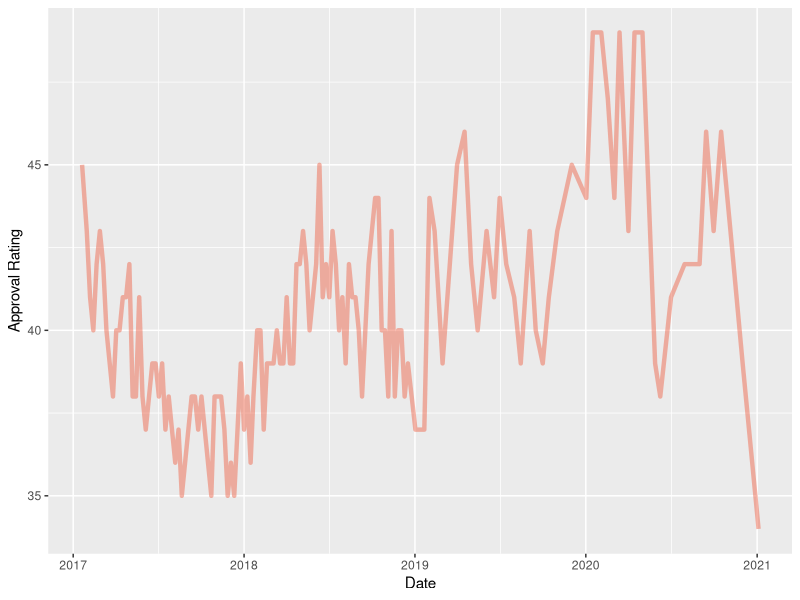

Write the R code that produced this figure. (Note: this script raises an error after producing the figure.)
## ---- chunk 1
library(tidyverse)
library(ggplot2)
library(dplyr)
library(zoo)
library(broom)
## ---- chunk 2
inflation <- read_csv("data/Gov_50_Inflation.csv")
approval <- read_csv("data/Gov_50_Pres_Approval.csv")
## ---- chunk 3
approval |>
  filter(President == "Trump") |>
  ggplot(aes(x = `Start Date`, y = Approving)) +
  geom_line(linewidth = 1.5, alpha = 0.5, color = "coral2")+
  labs(x = "Date",
       y = "Approval Rating")
## ---- chunk 4
approval |>
  filter(President == "Obama") |>
  ggplot(aes(x = `Start Date`, y = inflation)) +
  geom_line(linewidth = 1.5, alpha = 0.5, color = "steelblue1")+
  labs(x = "Date",
       y = "Inflation")
## ---- chunk 5
inflation <- inflation |>
  select(-Avg) |>
  pivot_longer(
    cols = `Jan`:`Dec`,
    names_to = "month",
    values_to = "inflation") |>
  mutate(year_month = as.yearmon(paste(Year, month), "%Y %b")) |>
  select(-Year, -month)
## ---- chunk 6
approval <- approval |>
  mutate(year_month = as.yearmon(`Start Date`,"%Y %b")) |>
  group_by(year_month) |>
  mutate(monthly_approval = mean(Approving))
approval
## ---- chunk 7
approval <- approval |>
  left_join(inflation) |>
  drop_na() |>
  distinct(year_month, .keep_all = TRUE)
## ---- chunk 8
approval2000 <- approval |>
  filter(year_month >= "Jan 2000")
approval2000 |>
  ggplot(aes(x = inflation, y = monthly_approval)) +
  geom_point()
## ---- chunk 9
approval |>
  ggplot() +
  geom_line(aes(x= year_month, y = monthly_approval, color = "red")) +
  geom_line(aes(x= year_month, y = inflation * 10, color = "steelblue"))
## ---- chunk 10
fit <- lm(monthly_approval ~ inflation, data = approval2000)
fit
summary(fit)
